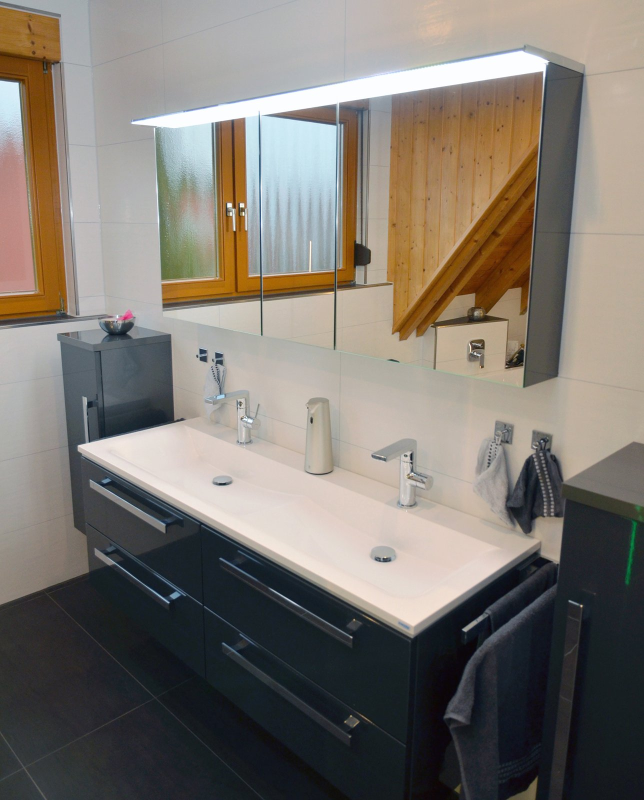
#> input picture bad-serie/fotos/Mair_Bad_9bb2d176.jpg, 1288 x 1600 px (shown at 1/2 size)
$ python -i render3_layouts_L37-L44.py   (imports and definitions only)
#> lines starting #> are read from the running program, lines starting #| are printed output that depends on the picture
# Neue Layouts L37-L42 (09.10.2026): Kino, Notizbuch, Magazin, Videoanruf, Quiz, Lichtkegel
import os, sys, json, math, re, random
import numpy as np
from PIL import Image, ImageDraw, ImageFont, ImageFilter
D = os.path.dirname(os.path.abspath(__file__))
FPS = 30
INTER_BLACK = '/usr/share/fonts/opentype/inter/Inter-Black.otf'
INTER_BOLD = '/usr/share/fonts/opentype/inter/InterDisplay-Bold.otf'
INTER_REG = '/usr/share/fonts/opentype/inter/Inter-Regular.otf'
SERIF = '/usr/share/fonts/truetype/dejavu/DejaVuSerif.ttf'
SERIF_B = '/usr/share/fonts/truetype/dejavu/DejaVuSerif-Bold.ttf'
# [2 lines not run here, left out]
_fc = {}
# [4 lines left out: function F, not called in this run]
GREEN = (80, 144, 24); LIME = (150, 200, 40); NAVY = (12, 24, 40); WHITE = (255, 255, 255)
# [2 lines not run here, left out]
# [1 line that did not run here, left out]
# [1 line that did not run here, left out]
# [1 line that did not run here, left out]
# [1 line that did not run here, left out]
# [1 line that did not run here, left out]
# [1 line that did not run here, left out]
UP = '/root/.claude/uploads/21fb353a-f208-59b6-a114-5f5699f3e0dd/'
# [3 lines not run here, left out]
# [2 lines that did not run here, left out]
BADF = '/home/claude/mair-videos-public-create/bad-bilder/'
def _bad(name):
    for root in (BADF, D + '/', '/home/claude/mair-videos-public-create/'):
        for dp, dn, fn in os.walk(root):
            if name in fn: return Image.open(os.path.join(dp, name)).convert('RGB')
    return None
BAD_WASCH = _bad('Mair_Bad_9bb2d176.jpg'); BAD_DUSCHE = _bad('Mair_Bad_e5a0ff98.jpg')
import importlib.util
# [3 lines not run here, left out]

def ease(x): x = max(0, min(1, x)); return x * x * (3 - 2 * x)
def back(x):
    x = max(0, min(1, x)); c = 1.7; return 1 + (c + 1) * (x - 1) ** 3 + c * (x - 1) ** 2
def src(folder, tsrc, maxn):
    n = min(max(1, int(tsrc * FPS) + 1), maxn)
    return Image.open(f'{D}/{folder}/f_{n:04d}.jpg').convert('RGB')
def disp(w): return re.sub(r'Maier', 'Mair', w)
def clean(w): return re.sub(r'[.,!?:;]', '', w)

class Track:
    # [37 lines left out: functions __init__, WT, cur_sent, chunks, cur_chunk, ki, not called in this run]

def contain(img, W, H, bg=(255, 255, 255)):
    r = min(W / img.width, H / img.height); im = img.resize((int(img.width * r), int(img.height * r)), Image.LANCZOS)
    c = Image.new('RGB', (W, H), bg); c.paste(im, ((W - im.width) // 2, (H - im.height) // 2)); return c

def cover(img, W, H):
    r = max(W / img.width, H / img.height); im = img.resize((int(img.width * r) + 1, int(img.height * r) + 1), Image.LANCZOS)
    x = (im.width - W) // 2; y = (im.height - H) // 2; return im.crop((x, y, x + W, y + H))

# [10 lines left out: functions kenburns, grain, not called in this run]

def logo(w, white=True):
    L = LOGOW if white else LOGO
    return L.resize((w, int(w * L.height / L.width)), Image.LANCZOS)

def circle_mask(size, feather=2):
    m = Image.new('L', (size * 4, size * 4), 0); ImageDraw.Draw(m).ellipse([0, 0, size * 4 - 1, size * 4 - 1], fill=255)
    return m.resize((size, size), Image.LANCZOS)

def round_mask(w, h, r):
    m = Image.new('L', (w, h), 0); ImageDraw.Draw(m).rounded_rectangle([0, 0, w - 1, h - 1], r, fill=255); return m

# ====================== L37 Kino-Breitbild (Reel A) ======================
# [67 lines left out: function reel_A, not called in this run]

# ====================== L38 Notizbuch + Polaroid (Reel B) ======================
PAPER = None
# [10 lines left out: function paper, not called in this run]

def polaroid(photo, w=820, cap=None, angle=0):
    pw, ph = w + 60, w + 190
    card = Image.new('RGBA', (pw, ph), (255, 255, 255, 255)); card.paste(photo.resize((w, w), Image.LANCZOS), (30, 30))
    if cap:
        d = ImageDraw.Draw(card); f = F(SERIF, 46); tw = d.textlength(cap, font=f); d.text(((pw - tw) / 2, w + 70), cap, font=f, fill=(40, 40, 50))
    sh = Image.new('RGBA', (pw + 80, ph + 80), (0, 0, 0, 0)); ImageDraw.Draw(sh).rectangle([40, 50, 40 + pw, 50 + ph], fill=(0, 0, 0, 90))
    sh = sh.filter(ImageFilter.GaussianBlur(16)); sh.paste(card, (40, 40), card)
    return sh.rotate(angle, resample=Image.BICUBIC, expand=True)

# [66 lines left out: functions tick, highlight_text, reel_B, not called in this run]

# ====================== L39 Magazin-Titelseite (Reel C) ======================
ISSUES = [((14, 30, 52), (150, 200, 40)), ((236, 232, 222), (80, 144, 24)), ((150, 200, 40), (12, 24, 40)),
          ((18, 18, 18), (255, 214, 0)), ((40, 110, 180), (255, 255, 255)), ((12, 24, 40), (150, 200, 40))]
# [47 lines left out: function reel_C, not called in this run]

# ====================== L40 Videoanruf vom Außengerät (Reel D) ======================
def face_crop(t, t0, t1):
    ts = max(0, (t - t0) / max(0.1, (t1 - t0))) * 9.3
    fr = src('s4', ts, 280); return fr.crop((0, 640, 1080, 1900))

# [179 lines left out: functions reel_D, reel_E, text_ring, reel_F, not called in this run]


# ====================== L43 Kündigungsschreiben an die Ölheizung (Reel O) ======================
# [2 lines not run here, left out]
RED = (214, 40, 36)
# [118 lines left out: functions caption_bar, reel_O, phone, sticker, reel_X, not called in this run]

# Grün-Umfärbung der Mini-Monteure aus render2 übernehmen
def _rc():
    spec = importlib.util.spec_from_file_location('r2b', D + '/render2.py'); m = importlib.util.module_from_spec(spec); spec.loader.exec_module(m)
    return m.recolor_green
RC = None
TRK = {}
# [9 lines not run here, left out]

>>> import cv2
>>> picture = cv2.imread('../bad-serie/fotos/Mair_Bad_9bb2d176.jpg', cv2.IMREAD_GRAYSCALE)
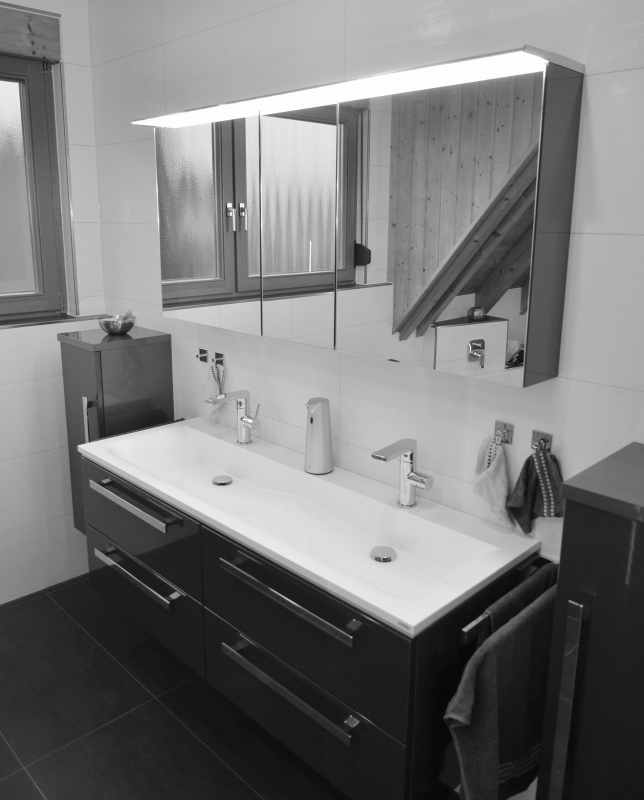
#> picture: shape (1600, 1288) (shown at 1/2 size); min 4, max 255, mean 120.5
>>> result = polaroid(picture)
#> in polaroid, `card = Image.new('RGBA', (pw, ph), (255, 255, 255, 255))`: card: PIL image 880x1010 RGBA; every value is 255
#> (the run stopped early here; a loop or call above may not have finished)
